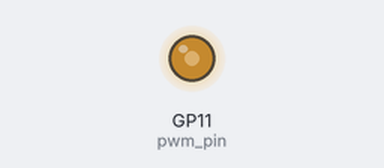
A program run on a simulated Raspberry Pi Pico running MicroPython. On the bench: output pins drawn as LEDs (lit = HIGH). At 0.0 s the program stops and its outputs stay as they are.

Above: at 0.1 s.
Timing chart, 0 to 1.5 s (numbered marks = the images above):
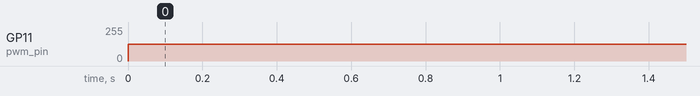

The program:

square_wave_pwm.py
```python
from machine import Pin, PWM

# Configure the PWM pin (GPIO 11 is physical pin 11 on the Pico)
pwm_pin = PWM(Pin(11))

# Set the frequency
frequency = 100  # 30 MHz (this is an aspirational target and may not be achievable)
pwm_pin.freq(frequency)

# Set duty cycle to 50% to create a square wave
duty_cycle = int(0.5 * 65535)  # Duty cycle for PWM (ranges from 0 to 65535)
pwm_pin.duty_u16(duty_cycle)
```

Measured:
- by itself, GP11 (pwm_pin): 0/255 → 127/255 at 0.00 s
